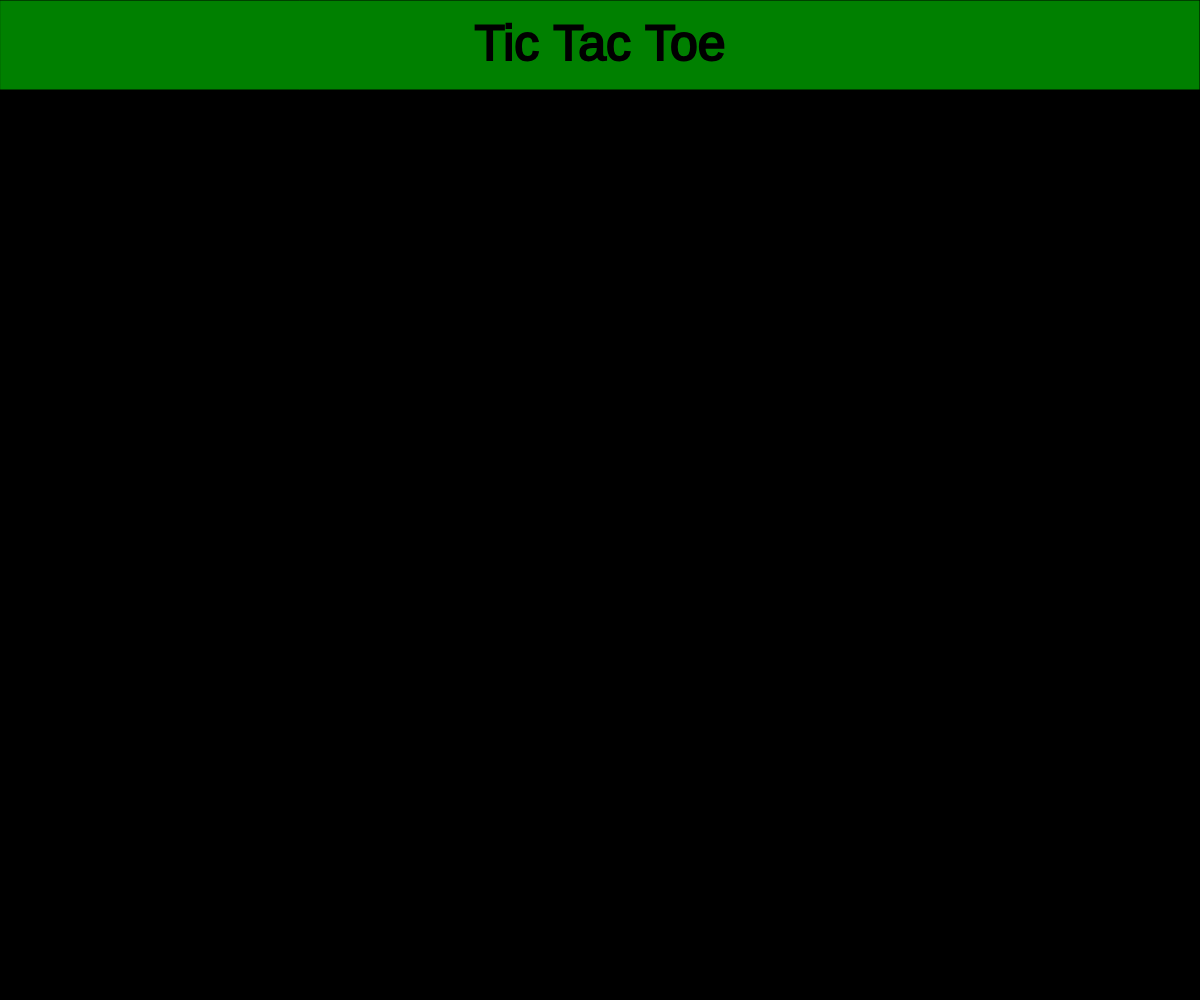
Frame 1 (no input)
Frame 60 (no input): identical to frame 1, image omitted
Frame 120 (the mouse pressed at the canvas centre since frame 60): identical to frame 1, image omitted

The p5.js sketch that drew this single still picture (run headless with seeded random() and noise() and a simulated clock; from frame 60 on, the mouse is pressed at the canvas centre):

// p5.js sketch
// ── sketch.js



function setup(){
    createCanvas(windowWidth,windowHeight)
    background("black")
    
    fill("#008000")
    rect(0,0,width,90)

    textAlign(CENTER)
    fill("black")
    //fontWeight="bold"
    stroke("black")
    strokeWeight(2)
    textSize(50)
    text("Tic Tac Toe",width/2,60)


}




function draw(){
    
}
